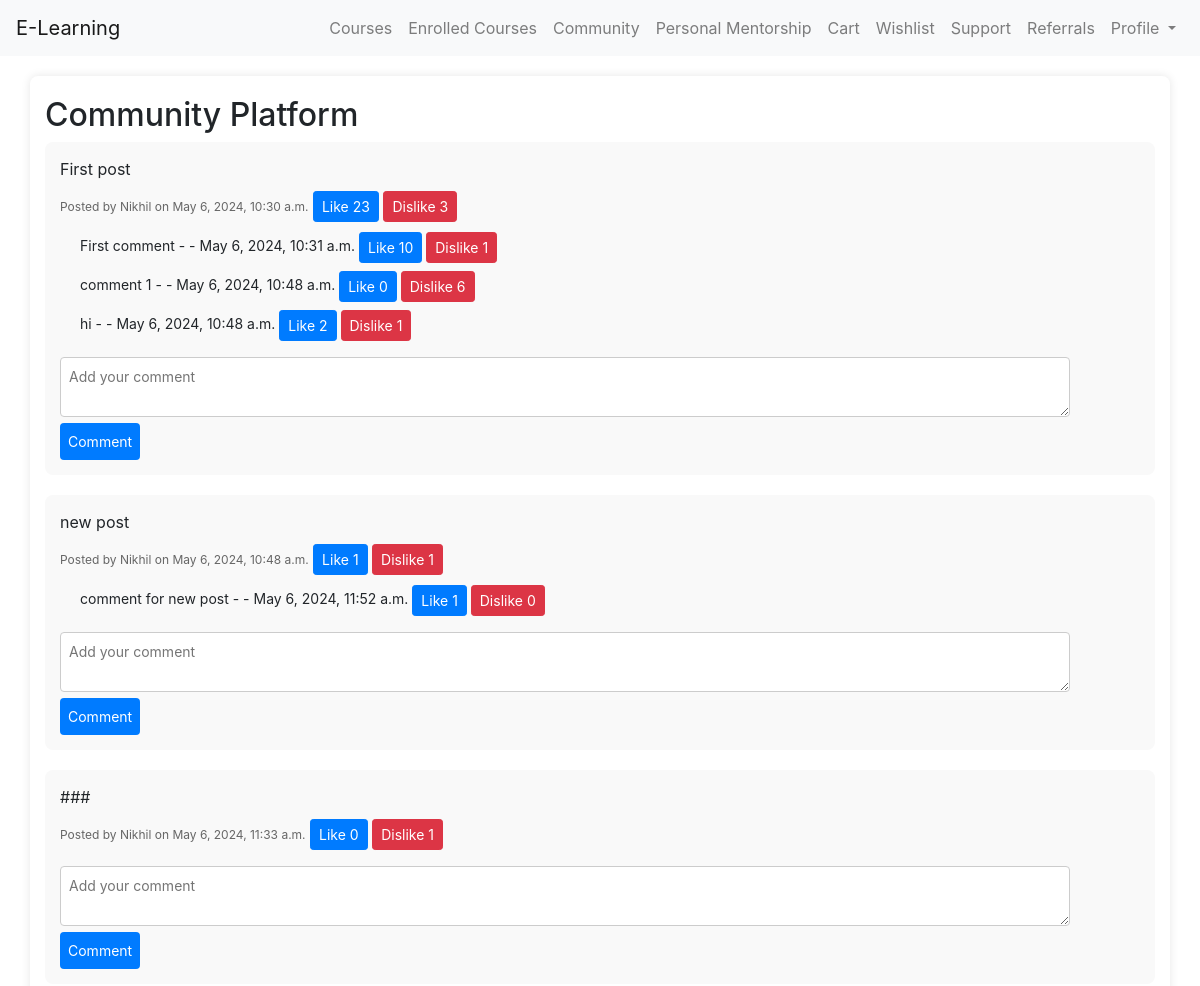
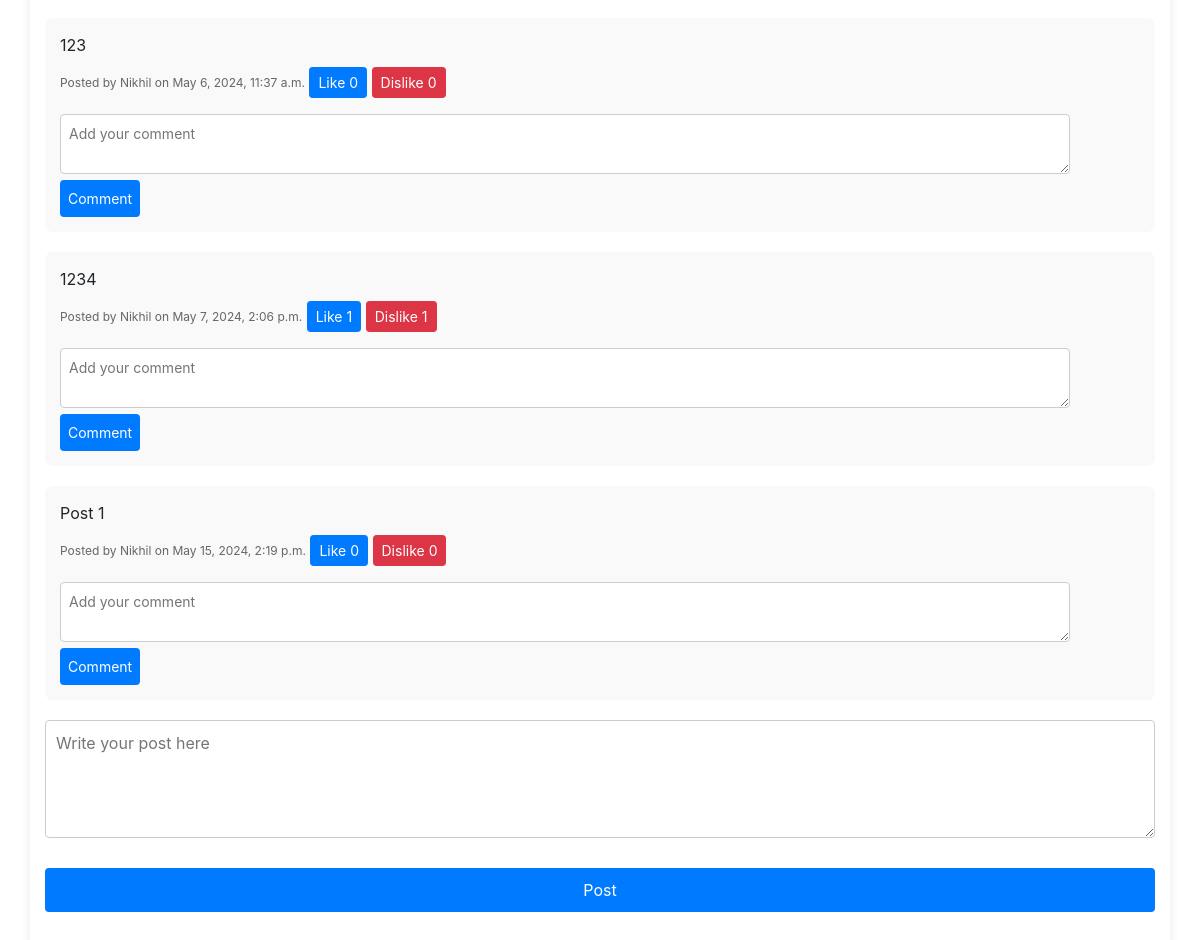
The app's page /community/ (signed in) with its own data (2 pictures, top to bottom).
### app/models.py (models this page shows)
class Post(models.Model):
    user = models.ForeignKey(Student, on_delete=models.CASCADE, null=True, blank=True)
    content = models.TextField()
    timestamp = models.DateTimeField(auto_now_add=True)
    likes = models.IntegerField(default=0)
    dislikes = models.IntegerField(default=0)

class Student(models.Model):
    user = models.OneToOneField(CustomeUser, on_delete=models.CASCADE)
    Full_Name = models.CharField(max_length=20, null=True, blank=True)
    Mobile_no = models.CharField(max_length=10, null=True, blank=True)
    EmailID = models.EmailField(max_length=255, null=True, blank=True)
    DOB = models.DateField(null=True, blank=True)
    Gender_choices = (
        ('M', 'Male'),
        ('F', 'Female'),
        ('O', 'Others')
    )
    Gender = models.CharField(max_length=10, choices=Gender_choices, default='M')
    cart = models.ManyToManyField('Course', related_name='students_in_cart')
    wishlist = models.ManyToManyField('Course', related_name='students_in_wishlist')
    def __str__(self) -> str:
        return self.Full_Name

class Comment(models.Model):
    post = models.ForeignKey(Post, on_delete=models.CASCADE)
    user = models.ForeignKey(Student, on_delete=models.CASCADE, null=True, blank=True)
    content = models.TextField()
    timestamp = models.DateTimeField(auto_now_add=True)
    likes = models.IntegerField(default=0)
    dislikes = models.IntegerField(default=0)

### app/views.py (the view)
# urls.py: path('community/',community_platform, name='community_platform'),
@login_required
def community_platform(request):
    posts = Post.objects.all()
    return render(request, 'community_platform.html', {'posts': posts})

### app/templates/community_platform.html (shortened to what this page needs)
<!DOCTYPE html>
<html lang="en">
<head>
        <link rel="stylesheet" href="https://stackpath.bootstrapcdn.com/bootstrap/4.5.2/css/bootstrap.min.css">
</head>
<body>
<nav class="navbar navbar-expand-lg navbar-light bg-light">
    <a class="navbar-brand" href="#">E-Learning</a>
    <div class="collapse navbar-collapse" id="navbarNav">
        <ul class="navbar-nav ml-auto">
            <li class="nav-item">
                <a class="nav-link" href="{% url 'course_catalog' %}">Courses</a>
            </li>
            <li class="nav-item">
                <a class="nav-link" href="{% url 'enrolled_course' %}">Enrolled Courses</a>
            </li>
            <li class="nav-item">
                <a class="nav-link" href="#">Community</a>
            </li>
            <li class="nav-item">
                <a class="nav-link" href="{% url 'mentorship_page' %}">Personal Mentorship</a>
            </li>
            <li class="nav-item">
                <a class="nav-link" href="{% url 'view_cart' %}">Cart</a>
            </li>
            <li class="nav-item">
                <a class="nav-link" href="{% url 'wishlist' %}">Wishlist</a>
            </li>
            <li class="nav-item">
                <a class="nav-link" href="{% url 'support' %}">Support</a>
            </li>
            <li class="nav-item">
                <a class="nav-link" href="{% url 'referrals' %}">Referrals</a>
            </li>
            <li class="nav-item dropdown">
                <a class="nav-link dropdown-toggle" href="#" id="navbarDropdown" role="button" data-toggle="dropdown" aria-haspopup="true" aria-expanded="false">
                    Profile
                </a>
            </li>
        </ul>
    </div>
</nav>
    <div class="container">
            <h2>Community Platform</h2>
{% for post in posts %}
    <div class="post">
        <p>{{ post.content }}</p>
        <small>Posted by {{ post.user }} on {{ post.timestamp }}</small>
        <button onclick="likePost({{ post.id }})" class="btn btn-primary btn-sm">Like <span id="post-like-count-{{ post.id }}">{{ post.likes }}</span></button>
        <button onclick="dislikePost({{ post.id }})" class="btn btn-danger btn-sm">Dislike <span id="post-dislike-count-{{ post.id }}">{{ post.dislikes }}</span></button>
        <ul class="comment-list">
            {% for comment in post.comment_set.all %}
                <li>
                    {{ comment.content }} - {{ comment.author }} - {{ comment.timestamp }}
                    <button onclick="likeComment({{ comment.id }})" class="btn btn-primary btn-sm">Like <span id="comment-like-count-{{ comment.id }}">{{ comment.likes }}</span></button>
                    <button onclick="dislikeComment({{ comment.id }})" class="btn btn-danger btn-sm">Dislike <span id="comment-dislike-count-{{ comment.id }}">{{ comment.dislikes }}</span></button>
                </li>
            {% endfor %}
        </ul>
        <form class="comment-form" method="POST" action="{% url 'add_comment' post.id %}">
            <textarea name="content" rows="2" placeholder="Add your comment"></textarea>
            <button type="submit">Comment</button>
        </form>
    </div>
{% endfor %}
<form class="post-form" method="POST" action="{% url 'add_post' %}">
    <textarea name="content" rows="4" placeholder="Write your post here"></textarea><br>
    <br>
    <button type="submit">Post</button>
</form>
<br>
    </div>
</body>
</html>

### app/templates/community_platform.html (style rules this page uses)
body { font-family: Arial, sans-serif; margin: 0; padding: 0; background-color: #f0f0f0; }
.container { max-width: 800px; margin: 20px auto; padding: 20px; background-color: #fff; border-radius: 8px; box-shadow: 0 0 10px rgba(0, 0, 0, 0.1); }
.post { margin-bottom: 20px; padding: 15px; background-color: #f9f9f9; border-radius: 8px; }
.post p { margin-bottom: 10px; font-size: 16px; }
.post small { font-size: 12px; color: #666; }
.comment-list { margin-top: 10px; padding-left: 20px; }
.comment-list li { margin-bottom: 8px; font-size: 14px; list-style: none; }
.comment-form { margin-top: 10px; }
.comment-form textarea { width: calc(100% - 70px); padding: 8px; border-radius: 4px; border: 1px solid #ccc; resize: vertical; font-size: 14px; }
.comment-form button { width: 80px; padding: 8px; background-color: #007bff; color: #fff; border: none; border-radius: 4px; cursor: pointer; font-size: 14px; }
.post-form textarea { width: 100%; padding: 10px; border-radius: 4px; border: 1px solid #ccc; resize: vertical; font-size: 16px; }
.post-form button { width: 100%; padding: 10px; background-color: #007bff; color: #fff; border: none; border-radius: 4px; cursor: pointer; font-size: 16px; }

### records on screen
Post: content "First post", user "Nikhil", timestamp "May 6, 2024, 10:30 a.m.", likes "23", dislikes "3"
Comment: content "First comment", timestamp "May 6, 2024, 10:31 a.m.", likes "10", dislikes "1"
Comment: content "comment 1", timestamp "May 6, 2024, 10:48 a.m.", likes "0", dislikes "6"
Comment: content "hi", timestamp "May 6, 2024, 10:48 a.m.", likes "2", dislikes "1"
Post: content "new post", user "Nikhil", timestamp "May 6, 2024, 10:48 a.m.", likes "1", dislikes "1"
Comment: content "comment for new post", timestamp "May 6, 2024, 11:52 a.m.", likes "1", dislikes "0"
Post: content "###", user "Nikhil", timestamp "May 6, 2024, 11:33 a.m.", likes "0", dislikes "1"
Post: content "123", user "Nikhil", timestamp "May 6, 2024, 11:37 a.m.", likes "0", dislikes "0"
Post: content "1234", user "Nikhil", timestamp "May 7, 2024, 2:06 p.m.", likes "1", dislikes "1"
Post: content "Post 1", user "Nikhil", timestamp "May 15, 2024, 2:19 p.m.", likes "0", dislikes "0"
